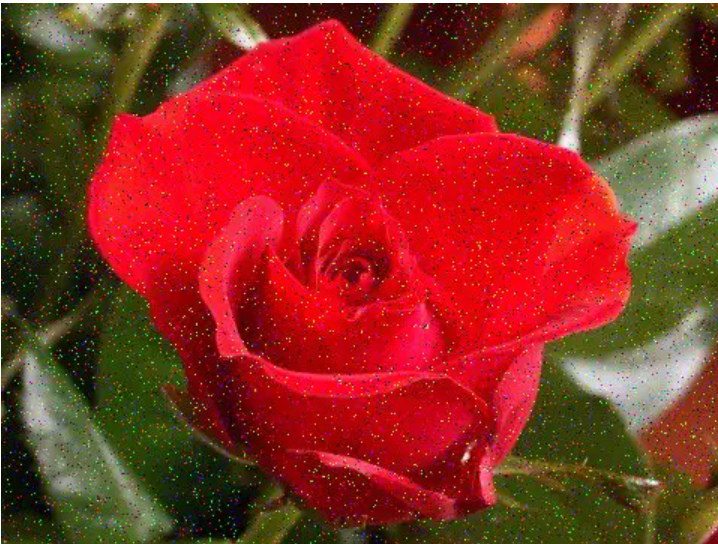
#> input picture Tugas3/Mawar.png, 718 x 544 px
$ python Histogram_Equalisation.py
#> lines starting #> are read from the running program, lines starting #| are printed output that depends on the picture
import cv2
import numpy as np
from matplotlib import pyplot as plt

# Load an image
img = cv2.imread('Mawar.png')
#> img is the input picture: shape (544, 718, 3); mean B, G, R 35, 49, 139.5

# Convert the image to grayscale
gray = cv2.cvtColor(img, cv2.COLOR_BGR2GRAY)
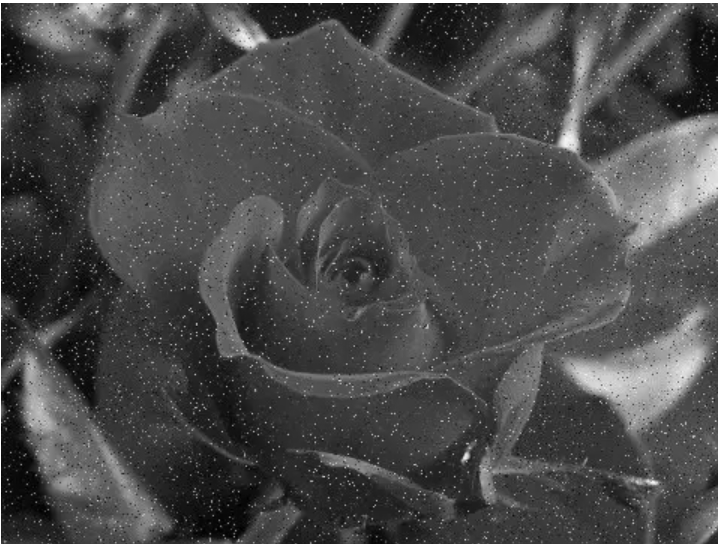
#> gray: shape (544, 718); min 0, max 255, mean 74.5

# Apply histogram equalization
equalized = cv2.equalizeHist(gray)
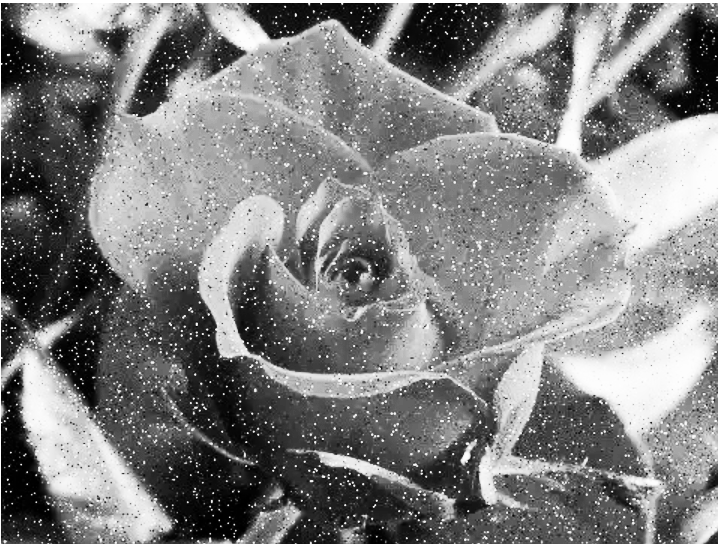
#> equalized: shape (544, 718); min 0, max 255, mean 128.7

# Display the result
plt.subplot(1, 2, 1), plt.imshow(gray, cmap='gray')
plt.title('Original Image'), plt.xticks([]), plt.yticks([])
plt.subplot(1, 2, 2), plt.imshow(equalized, cmap='gray')
plt.title('Equalized Image'), plt.xticks([]), plt.yticks([])
plt.show()
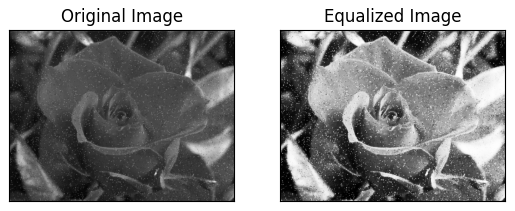
#> figure drawn by matplotlib, 2 panels

$ run again, with Tugas3/Hasil_AverageFilter.png copied over Tugas3/Mawar.png
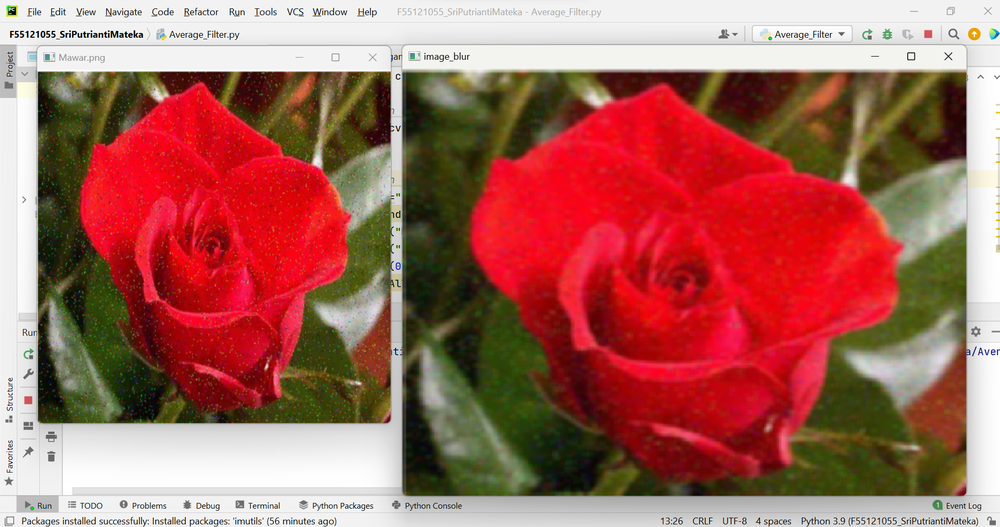
#> input picture Tugas3/Hasil_AverageFilter.png, 1000 x 527 px, shrunk from 1909 x 1006 before the run
#> img is the input picture: shape (527, 1000, 3); mean B, G, R 92.8, 102.8, 165.6
#> `equalized = cv2.equalizeHist(gray)`:
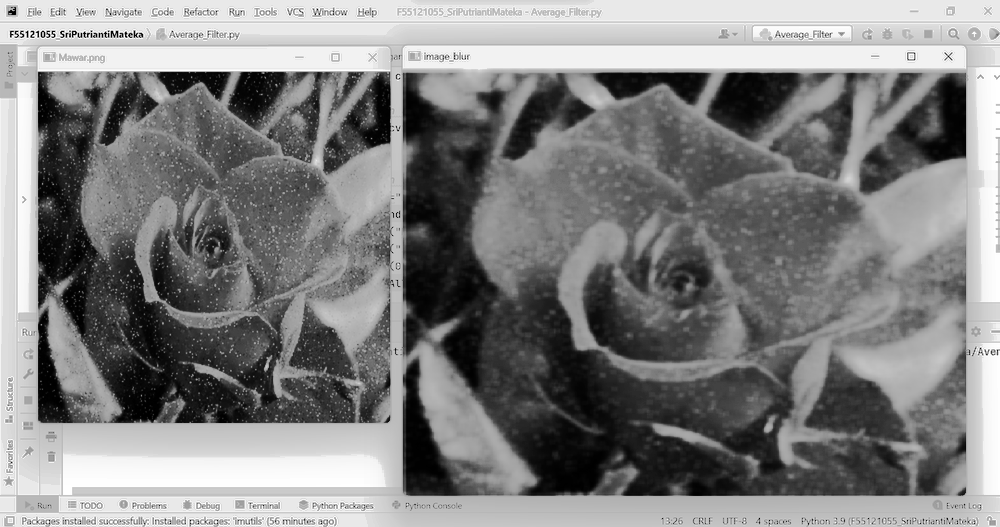
#> equalized: shape (527, 1000); min 0, max 255, mean 128.7
#> `plt.show()`:
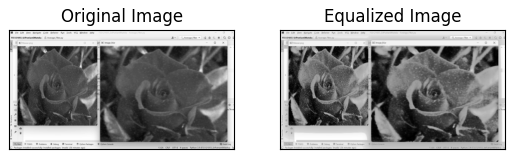
#> figure drawn by matplotlib, 2 panels
